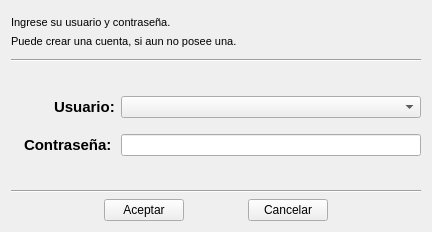
       <widget class="QWidget" name="tab_Login">
        <attribute name="icon">
         <iconset resource="../../Resources.qrc">
          <normaloff>:/Resources/Console/usr_th_login_bn.png</normaloff>
          <normalon>:/Resources/Console/usr_th_login.png</normalon>:/Resources/Console/usr_th_login_bn.png</iconset>
        </attribute>
        <attribute name="title">
         <string>Login</string>
        </attribute>
        <layout class="QGridLayout" name="gridLayout_4">
         <item row="0" column="0">
          <layout class="QVBoxLayout" name="verticalLayout_10">
           <item>
            <layout class="QVBoxLayout" name="verticalLayout_9">
             <item>
              <layout class="QHBoxLayout" name="horizontalLayout_7">
               <item>
                <layout class="QVBoxLayout" name="verticalLayout_3">
                 <item>
                  <spacer name="verticalSpacer_10">
                   <property name="orientation">
                    <enum>Qt::Vertical</enum>
                   </property>
                   <property name="sizeHint" stdset="0">
                    <size>
                     <width>20</width>
                     <height>5</height>
                    </size>
                   </property>
                  </spacer>
                 </item>
                 <item>
                  <widget class="QLabel" name="lb_log_desc">
                   <property name="font">
                    <font>
                     <family>Arial</family>
                     <pointsize>8</pointsize>
                     <weight>50</weight>
                     <bold>false</bold>
                    </font>
                   </property>
                   <property name="text">
                    <string>Ingrese su usuario y contraseña.</string>
                   </property>
                  </widget>
                 </item>
                 <item>
                  <widget class="QLabel" name="lb_log_desc2">
                   <property name="font">
                    <font>
                     <family>Arial</family>
                     <pointsize>8</pointsize>
                     <weight>50</weight>
                     <bold>false</bold>
                    </font>
                   </property>
                   <property name="text">
                    <string>Puede crear una cuenta, si aun no posee una.</string>
                   </property>
                  </widget>
                 </item>
                 <item>
                  <spacer name="verticalSpacer_11">
                   <property name="orientation">
                    <enum>Qt::Vertical</enum>
                   </property>
                   <property name="sizeHint" stdset="0">
                    <size>
                     <width>28</width>
                     <height>5</height>
                    </size>
                   </property>
                  </spacer>
                 </item>
                </layout>
               </item>
               <item>
                <spacer name="horizontalSpacer_19">
                 <property name="orientation">
                  <enum>Qt::Horizontal</enum>
                 </property>
                 <property name="sizeHint" stdset="0">
                  <size>
                   <width>118</width>
                   <height>20</height>
                  </size>
                 </property>
                </spacer>
               </item>
               <item>
                <widget class="QLabel" name="lb_log_icon">
                 <property name="text">
                  <string/>
                 </property>
                 <property name="pixmap">
                  <pixmap resource="../../Resources.qrc">:/Resources/Console/usr_user.png</pixmap>
                 </property>
                </widget>
               </item>
              </layout>
             </item>
             <item>
              <widget class="Line" name="line_2">
               <property name="orientation">
                <enum>Qt::Horizontal</enum>
               </property>
              </widget>
             </item>
            </layout>
           </item>
           <item>
            <spacer name="verticalSpacer_8">
             <property name="orientation">
              <enum>Qt::Vertical</enum>
             </property>
             <property name="sizeHint" stdset="0">
              <size>
               <width>20</width>
               <height>28</height>
              </size>
             </property>
            </spacer>
           </item>
           <item>
            <layout class="QVBoxLayout" name="verticalLayout_6">
             <item>
              <layout class="QHBoxLayout" name="horizontalLayout">
               <item>
                <spacer name="horizontalSpacer_11">
                 <property name="orientation">
                  <enum>Qt::Horizontal</enum>
                 </property>
                 <property name="sizeHint" stdset="0">
                  <size>
                   <width>28</width>
                   <height>20</height>
                  </size>
                 </property>
                </spacer>
               </item>
               <item>
                <widget class="QLabel" name="lb_log_user">
                 <property name="font">
                  <font>
                   <family>Arial</family>
                   <pointsize>11</pointsize>
                   <weight>75</weight>
                   <bold>true</bold>
                  </font>
                 </property>
                 <property name="layoutDirection">
                  <enum>Qt::LeftToRight</enum>
                 </property>
                 <property name="text">
                  <string>Usuario:</string>
                 </property>
                </widget>
               </item>
               <item>
                <widget class="QComboBox" name="cb_Log_users">
                 <property name="minimumSize">
                  <size>
                   <width>300</width>
                   <height>22</height>
                  </size>
                 </property>
                 <property name="maximumSize">
                  <size>
                   <width>300</width>
                   <height>22</height>
                  </size>
                 </property>
                </widget>
               </item>
              </layout>
             </item>
             <item>
              <spacer name="verticalSpacer">
               <property name="orientation">
                <enum>Qt::Vertical</enum>
               </property>
               <property name="sizeHint" stdset="0">
                <size>
                 <width>20</width>
                 <height>10</height>
                </size>
               </property>
              </spacer>
             </item>
             <item>
              <layout class="QHBoxLayout" name="horizontalLayout_2">
               <item>
                <spacer name="horizontalSpacer_14">
                 <property name="orientation">
                  <enum>Qt::Horizontal</enum>
                 </property>
                 <property name="sizeHint" stdset="0">
                  <size>
                   <width>13</width>
                   <height>20</height>
                  </size>
                 </property>
                </spacer>
               </item>
               <item>
                <widget class="QLabel" name="lb_log_pwd">
                 <property name="minimumSize">
                  <size>
                   <width>91</width>
                   <height>21</height>
                  </size>
                 </property>
                 <property name="font">
                  <font>
                   <family>Arial</family>
                   <pointsize>11</pointsize>
                   <weight>75</weight>
                   <bold>true</bold>
                  </font>
                 </property>
                 <property name="layoutDirection">
                  <enum>Qt::LeftToRight</enum>
                 </property>
                 <property name="text">
                  <string>Contraseña:</string>
                 </property>
                </widget>
               </item>
               <item>
                <widget class="QLineEdit" name="le_Log_pwd">
                 <property name="minimumSize">
                  <size>
                   <width>300</width>
                   <height>22</height>
                  </size>
                 </property>
                 <property name="maximumSize">
                  <size>
                   <width>300</width>
                   <height>22</height>
                  </size>
                 </property>
                 <property name="font">
                  <font>
                   <family>Arial</family>
                   <pointsize>9</pointsize>
                   <weight>75</weight>
                   <bold>true</bold>
                  </font>
                 </property>
                 <property name="text">
                  <string/>
                 </property>
                 <property name="maxLength">
                  <number>25</number>
                 </property>
                 <property name="echoMode">
                  <enum>QLineEdit::Password</enum>
                 </property>
                </widget>
               </item>
              </layout>
             </item>
            </layout>
           </item>
           <item>
            <spacer name="verticalSpacer_2">
             <property name="orientation">
              <enum>Qt::Vertical</enum>
             </property>
             <property name="sizeHint" stdset="0">
              <size>
               <width>20</width>
               <height>28</height>
              </size>
             </property>
            </spacer>
           </item>
           <item>
            <layout class="QVBoxLayout" name="verticalLayout_7">
             <item>
              <widget class="Line" name="line">
               <property name="orientation">
                <enum>Qt::Horizontal</enum>
               </property>
              </widget>
             </item>
             <item>
              <layout class="QHBoxLayout" name="horizontalLayout_6">
               <item>
                <spacer name="horizontalSpacer_2">
                 <property name="orientation">
                  <enum>Qt::Horizontal</enum>
                 </property>
                 <property name="sizeHint" stdset="0">
                  <size>
                   <width>58</width>
                   <height>20</height>
                  </size>
                 </property>
                </spacer>
               </item>
               <item>
                <layout class="QHBoxLayout" name="horizontalLayout_5">
                 <item>
                  <widget class="QPushButton" name="btn_log_Acept">
                   <property name="text">
                    <string>Aceptar</string>
                   </property>
                  </widget>
                 </item>
                 <item>
                  <spacer name="horizontalSpacer">
                   <property name="orientation">
                    <enum>Qt::Horizontal</enum>
                   </property>
                   <property name="sizeHint" stdset="0">
                    <size>
                     <width>58</width>
                     <height>17</height>
                    </size>
                   </property>
                  </spacer>
                 </item>
                 <item>
                  <widget class="QPushButton" name="btn_log_Cancel">
                   <property name="text">
                    <string>Cancelar</string>
                   </property>
                  </widget>
                 </item>
                </layout>
               </item>
               <item>
                <spacer name="horizontalSpacer_3">
                 <property name="orientation">
                  <enum>Qt::Horizontal</enum>
                 </property>
                 <property name="sizeHint" stdset="0">
                  <size>
                   <width>58</width>
                   <height>20</height>
                  </size>
                 </property>
                </spacer>
               </item>
              </layout>
             </item>
            </layout>
           </item>
          </layout>
         </item>
        </layout>
       </widget>
